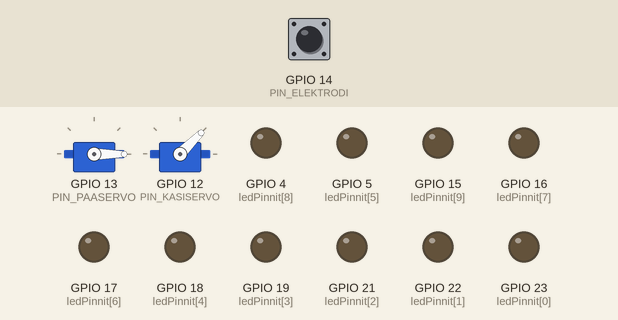
This sketch was run on a simulated ESP32. On the bench: 2 × servo, output pins drawn as LEDs (lit = HIGH). Inputs (shaded band) come from the test bench; at power-on: GPIO 14 (PIN_ELEKTRODI) HIGH. I2S audio is not simulated (input reads silence); storage starts empty.

Above: at 8.3 s.
8.4 s: GPIO 14 (PIN_ELEKTRODI) pulled LOW for 0.15 s
At 11.1 s:
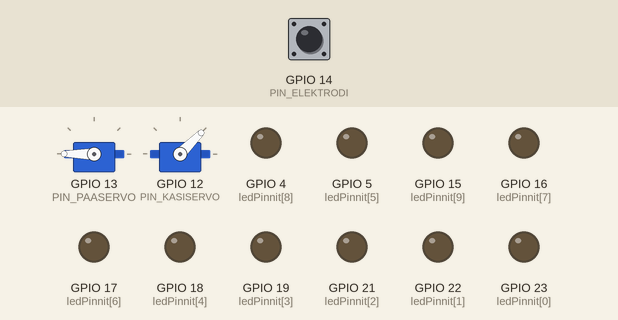
At 27.2 s:
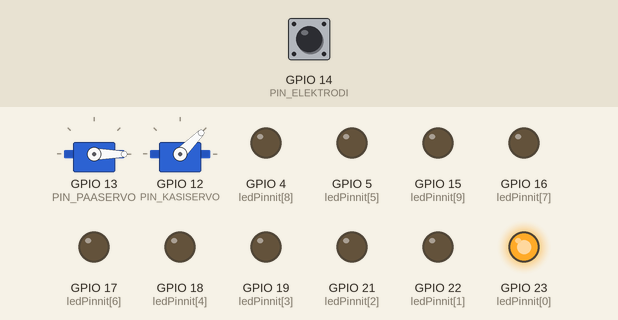
Timing chart, 0 to 34.0 s (numbered marks = the images above; inputs shaded):
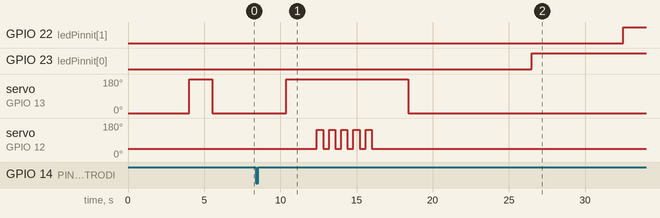

Measured:
- after the input at 8.4 s, GPIO 19 (ledPinnit[3]): stays LOW (without the input it goes to HIGH after 22.7 s); GPIO 21 (ledPinnit[2]): stays LOW (without the input it goes to HIGH after 16.7 s)

The sketch:

2.MASTERCODE.ino
```cpp
#include <Arduino.h>
#include <ESP32Servo.h>
#include <LittleFS.h>
#include <driver/i2s.h>

// ==========================================
// 1. ASETUKSET
// ==========================================
unsigned long janoKestoMs = 60000;

// ==========================================
// 2. PINNIT
// ==========================================
const int PIN_PAASERVO = 13;
const int PIN_KASISERVO = 12;
const int PIN_ELEKTRODI = 14;
const int ledPinnit[10] = {23, 22, 21, 19, 18, 5, 17, 16, 4, 15};

#define I2S_DOUT      27
#define I2S_BCLK      26
#define I2S_LRC       25
#define SAMPLE_RATE   44100

// ==========================================
// 3. SERVON ARVOT
// ==========================================
Servo PAASERVO;
Servo KASISERVO;

const int PAA_NUKKUU_US = 500;
const int PAA_ILOINEN_US = 2500;

const int KASI_YLA_US = 2095;
const int KASI_ALA_US = 1005;
const int LIIKE_VIIVE_MS = 400;

unsigned long janoAjastin = 0;

// ==========================================
// 4. ÄÄNI- JA LIIKEFUNKTIOT
// ==========================================

void initI2S() {
    i2s_config_t i2s_config = {
        .mode = (i2s_mode_t)(I2S_MODE_MASTER | I2S_MODE_TX),
        .sample_rate = SAMPLE_RATE,
        .bits_per_sample = I2S_BITS_PER_SAMPLE_16BIT,
        .channel_format = I2S_CHANNEL_FMT_ONLY_LEFT,
        .communication_format = I2S_COMM_FORMAT_STAND_I2S,
        .intr_alloc_flags = ESP_INTR_FLAG_LEVEL1,
        .dma_buf_count = 8,
        .dma_buf_len = 64,
        .use_apll = false,
        .tx_desc_auto_clear = true
    };
    i2s_pin_config_t pin_config = {.bck_io_num = I2S_BCLK, .ws_io_num = I2S_LRC, .data_out_num = I2S_DOUT, .data_in_num = I2S_PIN_NO_CHANGE};
    i2s_driver_install(I2S_NUM_0, &i2s_config, 0, NULL);
    i2s_set_pin(I2S_NUM_0, &pin_config);
}

void soitaWAV(const char* tiedostonimi) {
    if (!LittleFS.exists(tiedostonimi)) return;
    File tiedosto = LittleFS.open(tiedostonimi, "r");
    if (!tiedosto) return;

    tiedosto.seek(44);
    size_t bytes_written;
    uint8_t buff[1024];

    while (tiedosto.available()) {
        int bytes_read = tiedosto.read(buff, sizeof(buff));
        int16_t* samples = (int16_t*)buff;
        int num_samples = bytes_read / 2;

        for (int i = 0; i < num_samples; i++) {
            int32_t amplified = samples[i] * 3; // 3x Vahvistus
            if (amplified > 32767) amplified = 32767;
            if (amplified < -32768) amplified = -32768;
            samples[i] = (int16_t)amplified;
        }
        i2s_write(I2S_NUM_0, buff, bytes_read, &bytes_written, portMAX_DELAY);
    }
    tiedosto.close();
    i2s_zero_dma_buffer(I2S_NUM_0);
}

void kuorsaaKahdesti() {
    for (int i = 0; i < 2; i++) {
        soitaWAV("/UNI.wav");
        delay(300);
    }
}

void kopsutaPaahan() {
    for (int i = 0; i < 5; i++) {
        KASISERVO.writeMicroseconds(KASI_YLA_US);
        delay(250);
        KASISERVO.writeMicroseconds(KASI_YLA_US - 400);
        delay(250);
    }
    KASISERVO.writeMicroseconds(KASI_ALA_US);
}

void slurp2KertaaTask(void *pvParameters) {
    for (int i = 0; i < 2; i++) { soitaWAV("/SLURP.wav"); }
    vTaskDelete(NULL);
}

void paivitaStatusBar(int taso) {
    for (int i = 0; i < 10; i++) {
        digitalWrite(ledPinnit[i], (i < taso) ? HIGH : LOW);
    }
}

// ==========================================
// 5. SETUP
// ==========================================
void setup() {
    Serial.begin(115200);
    pinMode(PIN_ELEKTRODI, INPUT_PULLUP);
    for (int i = 0; i < 10; i++) { pinMode(ledPinnit[i], OUTPUT); }

    if (!LittleFS.begin(true)) return;
    initI2S();

    ESP32PWM::allocateTimer(0); ESP32PWM::allocateTimer(1);
    PAASERVO.attach(PIN_PAASERVO, 500, 2500);
    KASISERVO.attach(PIN_KASISERVO, 500, 2500);

    paivitaStatusBar(0);
    PAASERVO.writeMicroseconds(PAA_NUKKUU_US);
    KASISERVO.writeMicroseconds(KASI_ALA_US);

    delay(4000);
    PAASERVO.writeMicroseconds(PAA_ILOINEN_US);
    delay(1500);
    soitaWAV("/BURP.wav");
    PAASERVO.writeMicroseconds(PAA_NUKKUU_US);
    delay(1000);
    kuorsaaKahdesti();

    janoAjastin = millis();
}

// ==========================================
// 6. LOOP
// ==========================================
void loop() {
    // A. JUOMINEN
    if (digitalRead(PIN_ELEKTRODI) == LOW) {
        paivitaStatusBar(0);
        delay(2000);
        PAASERVO.writeMicroseconds(PAA_ILOINEN_US);
        delay(1500);

        xTaskCreate(slurp2KertaaTask, "Slurp", 5000, NULL, 1, NULL);
        delay(500);
        for (int i = 0; i < 5; i++) {
            KASISERVO.writeMicroseconds(KASI_YLA_US); delay(LIIKE_VIIVE_MS);
            KASISERVO.writeMicroseconds(KASI_ALA_US); delay(LIIKE_VIIVE_MS);
        }

        delay(1000);
        soitaWAV("/BURP.wav");
        delay(1000);
        PAASERVO.writeMicroseconds(PAA_NUKKUU_US);
        delay(1500);
        kuorsaaKahdesti();

        while (digitalRead(PIN_ELEKTRODI) == LOW) { delay(100); }
        janoAjastin = millis();
    }
    else {
        // B. JANON KERTYMINEN
        unsigned long kulunutAika = millis() - janoAjastin;
        int janoTaso = map(kulunutAika, 0, janoKestoMs, 0, 10);
        janoTaso = constrain(janoTaso, 0, 10);
        paivitaStatusBar(janoTaso);

        // C. ANELU-SYKLI
        if (janoTaso >= 10) {
            bool saatiinJuomaa = false;

            for (int kertoja = 0; kertoja < 3; kertoja++) {
                PAASERVO.writeMicroseconds(PAA_ILOINEN_US);
                delay(1200);
                soitaWAV("/KALJAA.wav");
                kopsutaPaahan();

                unsigned long taukoAlku = millis();
                while (millis() - taukoAlku < 5000) {
                    if (digitalRead(PIN_ELEKTRODI) == LOW) {
                        saatiinJuomaa = true;
                        break;
                    }
                    delay(10);
                }
                if (saatiinJuomaa) break;
            }

            // D. PETTYMYS (KORJATTU JÄRJESTYS)
            if (!saatiinJuomaa) {
                // 1. ÄÄNI: NOHOH ensin
                soitaWAV("/NOHOH.wav");

                // 2. TAUKO: Anna äänen loppua ja virran tasaantua
                delay(500);

                // 3. LIIKE: Pää alas nukkumisasentoon vasta nyt
                PAASERVO.writeMicroseconds(PAA_NUKKUU_US);

                paivitaStatusBar(0);
                janoAjastin = millis(); // Resetti alusta

                delay(1500); // Odota että liike on ohi ennen kuorsausta
                kuorsaaKahdesti();
            }
        }
    }
}
```
